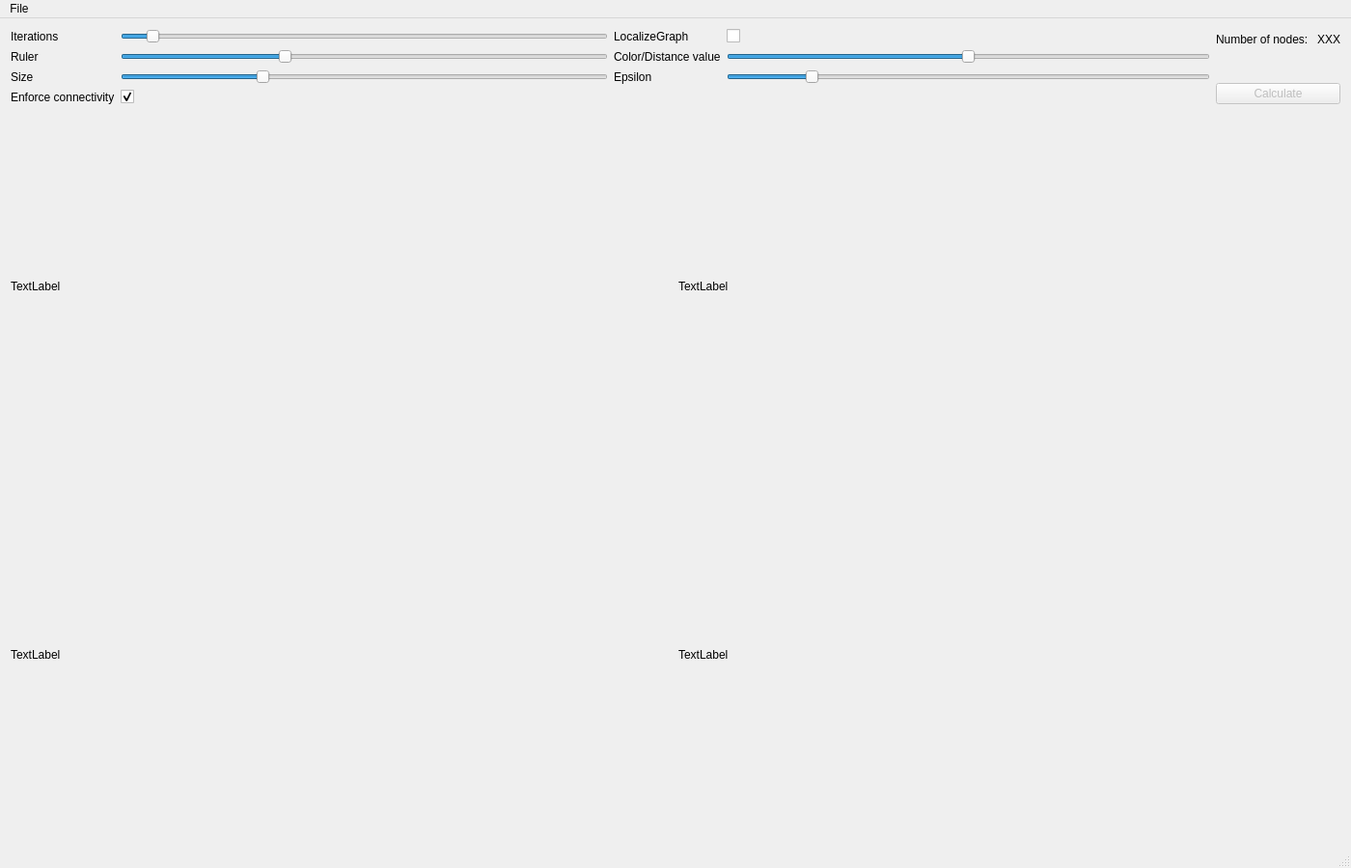
<?xml version="1.0" encoding="UTF-8"?>
<ui version="4.0">
 <class>MainWindow</class>
 <widget class="QMainWindow" name="MainWindow">
  <property name="geometry">
   <rect>
    <x>0</x>
    <y>0</y>
    <width>1400</width>
    <height>900</height>
   </rect>
  </property>
  <property name="windowTitle">
   <string>MainWindow</string>
  </property>
  <widget class="QWidget" name="centralWidget">
   <layout class="QGridLayout" name="gridLayout">
    <item row="0" column="0">
     <layout class="QVBoxLayout" name="mainLayout">
      <property name="spacing">
       <number>0</number>
      </property>
      <property name="sizeConstraint">
       <enum>QLayout::SetNoConstraint</enum>
      </property>
      <item>
       <layout class="QHBoxLayout" name="optionsLayout">
        <item>
         <layout class="QHBoxLayout" name="slicOptionsLayout">
          <item>
           <layout class="QVBoxLayout" name="slicOptionsNames">
            <item>
             <widget class="QLabel" name="slicIterationsOptionName">
              <property name="text">
               <string>Iterations</string>
              </property>
             </widget>
            </item>
            <item>
             <widget class="QLabel" name="slicRulerOptionName">
              <property name="text">
               <string>Ruler</string>
              </property>
             </widget>
            </item>
            <item>
             <widget class="QLabel" name="slicSizeOptionName">
              <property name="text">
               <string>Size</string>
              </property>
             </widget>
            </item>
            <item>
             <widget class="QLabel" name="slicEnforceConnectivityOtionName">
              <property name="text">
               <string>Enforce connectivity</string>
              </property>
             </widget>
            </item>
           </layout>
          </item>
          <item>
           <layout class="QVBoxLayout" name="slicOptionValues">
            <item>
             <widget class="QSlider" name="slicIterationsSlider">
              <property name="maximumSize">
               <size>
                <width>1000</width>
                <height>16777215</height>
               </size>
              </property>
              <property name="minimum">
               <number>5</number>
              </property>
              <property name="maximum">
               <number>100</number>
              </property>
              <property name="value">
               <number>10</number>
              </property>
              <property name="orientation">
               <enum>Qt::Horizontal</enum>
              </property>
              <property name="invertedAppearance">
               <bool>false</bool>
              </property>
              <property name="invertedControls">
               <bool>false</bool>
              </property>
             </widget>
            </item>
            <item>
             <widget class="QSlider" name="slicRulerSlider">
              <property name="maximumSize">
               <size>
                <width>1000</width>
                <height>16777215</height>
               </size>
              </property>
              <property name="minimum">
               <number>5000</number>
              </property>
              <property name="maximum">
               <number>20000</number>
              </property>
              <property name="singleStep">
               <number>10</number>
              </property>
              <property name="value">
               <number>10000</number>
              </property>
              <property name="orientation">
               <enum>Qt::Horizontal</enum>
              </property>
              <property name="tickPosition">
               <enum>QSlider::NoTicks</enum>
              </property>
             </widget>
            </item>
            <item>
             <widget class="QSlider" name="slicSizeSlider">
              <property name="maximumSize">
               <size>
                <width>1000</width>
                <height>16777215</height>
               </size>
              </property>
              <property name="minimum">
               <number>8</number>
              </property>
              <property name="maximum">
               <number>36</number>
              </property>
              <property name="value">
               <number>16</number>
              </property>
              <property name="orientation">
               <enum>Qt::Horizontal</enum>
              </property>
             </widget>
            </item>
            <item>
             <widget class="QCheckBox" name="slicEnforceConnectivityCheckBox">
              <property name="text">
               <string/>
              </property>
              <property name="checked">
               <bool>true</bool>
              </property>
             </widget>
            </item>
           </layout>
          </item>
         </layout>
        </item>
        <item>
         <layout class="QHBoxLayout" name="merwOptionsSlider">
          <item>
           <layout class="QVBoxLayout" name="merwOptionNames">
            <item>
             <widget class="QLabel" name="merwLocalizeGraphOptionName">
              <property name="text">
               <string>LocalizeGraph</string>
              </property>
             </widget>
            </item>
            <item>
             <widget class="QLabel" name="merwColorDistanceOptionName">
              <property name="text">
               <string>Color/Distance value</string>
              </property>
             </widget>
            </item>
            <item>
             <widget class="QLabel" name="merwEpsilonOptionName">
              <property name="text">
               <string>Epsilon</string>
              </property>
             </widget>
            </item>
            <item>
             <widget class="QLabel" name="label">
              <property name="text">
               <string/>
              </property>
             </widget>
            </item>
           </layout>
          </item>
          <item>
           <layout class="QVBoxLayout" name="merwOptionsValues">
            <item>
             <widget class="QCheckBox" name="merwLocalizeGraphCheckbox">
              <property name="text">
               <string/>
              </property>
             </widget>
            </item>
            <item>
             <widget class="QSlider" name="merwColorDistanceSlider">
              <property name="maximumSize">
               <size>
                <width>1000</width>
                <height>16777215</height>
               </size>
              </property>
              <property name="maximum">
               <number>100</number>
              </property>
              <property name="value">
               <number>50</number>
              </property>
              <property name="orientation">
               <enum>Qt::Horizontal</enum>
              </property>
             </widget>
            </item>
            <item>
             <widget class="QSlider" name="merwEpsilonSlider">
              <property name="minimum">
               <number>0</number>
              </property>
              <property name="maximum">
               <number>30</number>
              </property>
              <property name="value">
               <number>5</number>
              </property>
              <property name="orientation">
               <enum>Qt::Horizontal</enum>
              </property>
             </widget>
            </item>
            <item>
             <widget class="QLabel" name="label_2">
              <property name="text">
               <string/>
              </property>
             </widget>
            </item>
           </layout>
          </item>
         </layout>
        </item>
        <item>
         <layout class="QVBoxLayout" name="statisticsLayout">
          <item>
           <layout class="QHBoxLayout" name="numberOfNodesLayout">
            <item>
             <widget class="QLabel" name="numberOfNodesTextLabel">
              <property name="text">
               <string>Number of nodes: </string>
              </property>
             </widget>
            </item>
            <item>
             <widget class="QLabel" name="numberOfNodesLabel">
              <property name="text">
               <string>XXX</string>
              </property>
             </widget>
            </item>
           </layout>
          </item>
          <item>
           <widget class="QLabel" name="label_4">
            <property name="text">
             <string/>
            </property>
           </widget>
          </item>
          <item>
           <layout class="QHBoxLayout" name="calculateLayout">
            <item>
             <widget class="QPushButton" name="calculateButton">
              <property name="enabled">
               <bool>false</bool>
              </property>
              <property name="text">
               <string>Calculate</string>
              </property>
              <property name="checkable">
               <bool>false</bool>
              </property>
              <property name="checked">
               <bool>false</bool>
              </property>
              <property name="flat">
               <bool>false</bool>
              </property>
             </widget>
            </item>
           </layout>
          </item>
         </layout>
        </item>
       </layout>
      </item>
      <item>
       <layout class="QHBoxLayout" name="imagesLayout">
        <item>
         <layout class="QVBoxLayout" name="imagesCol0Layout">
          <item>
           <widget class="QLabel" name="image0View">
            <property name="sizePolicy">
             <sizepolicy hsizetype="Preferred" vsizetype="Expanding">
              <horstretch>0</horstretch>
              <verstretch>0</verstretch>
             </sizepolicy>
            </property>
            <property name="text">
             <string>TextLabel</string>
            </property>
           </widget>
          </item>
          <item>
           <widget class="QLabel" name="image1View">
            <property name="sizePolicy">
             <sizepolicy hsizetype="Preferred" vsizetype="Expanding">
              <horstretch>0</horstretch>
              <verstretch>0</verstretch>
             </sizepolicy>
            </property>
            <property name="text">
             <string>TextLabel</string>
            </property>
           </widget>
          </item>
         </layout>
        </item>
        <item>
         <layout class="QVBoxLayout" name="imagesCol1Layout">
          <item>
           <widget class="QLabel" name="image2View">
            <property name="sizePolicy">
             <sizepolicy hsizetype="Preferred" vsizetype="Expanding">
              <horstretch>0</horstretch>
              <verstretch>0</verstretch>
             </sizepolicy>
            </property>
            <property name="text">
             <string>TextLabel</string>
            </property>
           </widget>
          </item>
          <item>
           <widget class="QLabel" name="image3View">
            <property name="sizePolicy">
             <sizepolicy hsizetype="Preferred" vsizetype="Expanding">
              <horstretch>0</horstretch>
              <verstretch>0</verstretch>
             </sizepolicy>
            </property>
            <property name="text">
             <string>TextLabel</string>
            </property>
           </widget>
          </item>
         </layout>
        </item>
       </layout>
      </item>
     </layout>
    </item>
   </layout>
  </widget>
  <widget class="QMenuBar" name="menuBar">
   <property name="geometry">
    <rect>
     <x>0</x>
     <y>0</y>
     <width>1400</width>
     <height>22</height>
    </rect>
   </property>
   <widget class="QMenu" name="menuFile">
    <property name="title">
     <string>File</string>
    </property>
    <addaction name="actionLoad"/>
   </widget>
   <addaction name="menuFile"/>
  </widget>
  <widget class="QStatusBar" name="statusBar"/>
  <action name="actionLoad">
   <property name="text">
    <string>Load</string>
   </property>
  </action>
 </widget>
 <layoutdefault spacing="6" margin="11"/>
 <resources/>
 <connections/>
</ui>
